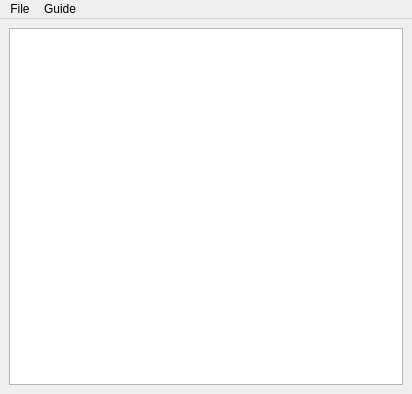
<?xml version="1.0" encoding="UTF-8"?>
<ui version="4.0">
 <class>MainWindow</class>
 <widget class="QMainWindow" name="MainWindow">
  <property name="geometry">
   <rect>
    <x>0</x>
    <y>0</y>
    <width>412</width>
    <height>394</height>
   </rect>
  </property>
  <property name="windowTitle">
   <string>MainWindow</string>
  </property>
  <widget class="QWidget" name="centralwidget">
   <layout class="QGridLayout" name="gridLayout">
    <item row="0" column="0">
     <widget class="QTreeView" name="explorer_treeView"/>
    </item>
   </layout>
  </widget>
  <widget class="QMenuBar" name="menubar">
   <property name="geometry">
    <rect>
     <x>0</x>
     <y>0</y>
     <width>412</width>
     <height>21</height>
    </rect>
   </property>
   <widget class="QMenu" name="menuFile">
    <property name="title">
     <string>File</string>
    </property>
    <addaction name="actionOpen"/>
    <addaction name="separator"/>
    <addaction name="actionSave_As"/>
    <addaction name="separator"/>
    <addaction name="actionClear"/>
   </widget>
   <widget class="QMenu" name="menuGuide">
    <property name="title">
     <string>Guide</string>
    </property>
    <addaction name="actionBuild"/>
    <addaction name="separator"/>
    <addaction name="actionImport"/>
    <addaction name="actionImport_Partial"/>
    <addaction name="separator"/>
    <addaction name="actionDiff_Tool"/>
   </widget>
   <addaction name="menuFile"/>
   <addaction name="menuGuide"/>
  </widget>
  <action name="actionBuild">
   <property name="text">
    <string>Build</string>
   </property>
  </action>
  <action name="actionImport">
   <property name="text">
    <string>Import</string>
   </property>
  </action>
  <action name="actionImport_Partial">
   <property name="text">
    <string>Import Partial</string>
   </property>
  </action>
  <action name="actionOpen">
   <property name="text">
    <string>Open</string>
   </property>
  </action>
  <action name="actionSave">
   <property name="text">
    <string>Save</string>
   </property>
  </action>
  <action name="actionSave_As">
   <property name="text">
    <string>Save As ...</string>
   </property>
  </action>
  <action name="actionClear">
   <property name="text">
    <string>Clear</string>
   </property>
  </action>
  <action name="actionDiff_Tool">
   <property name="text">
    <string>Diff Tool</string>
   </property>
  </action>
 </widget>
 <resources/>
 <connections/>
</ui>
